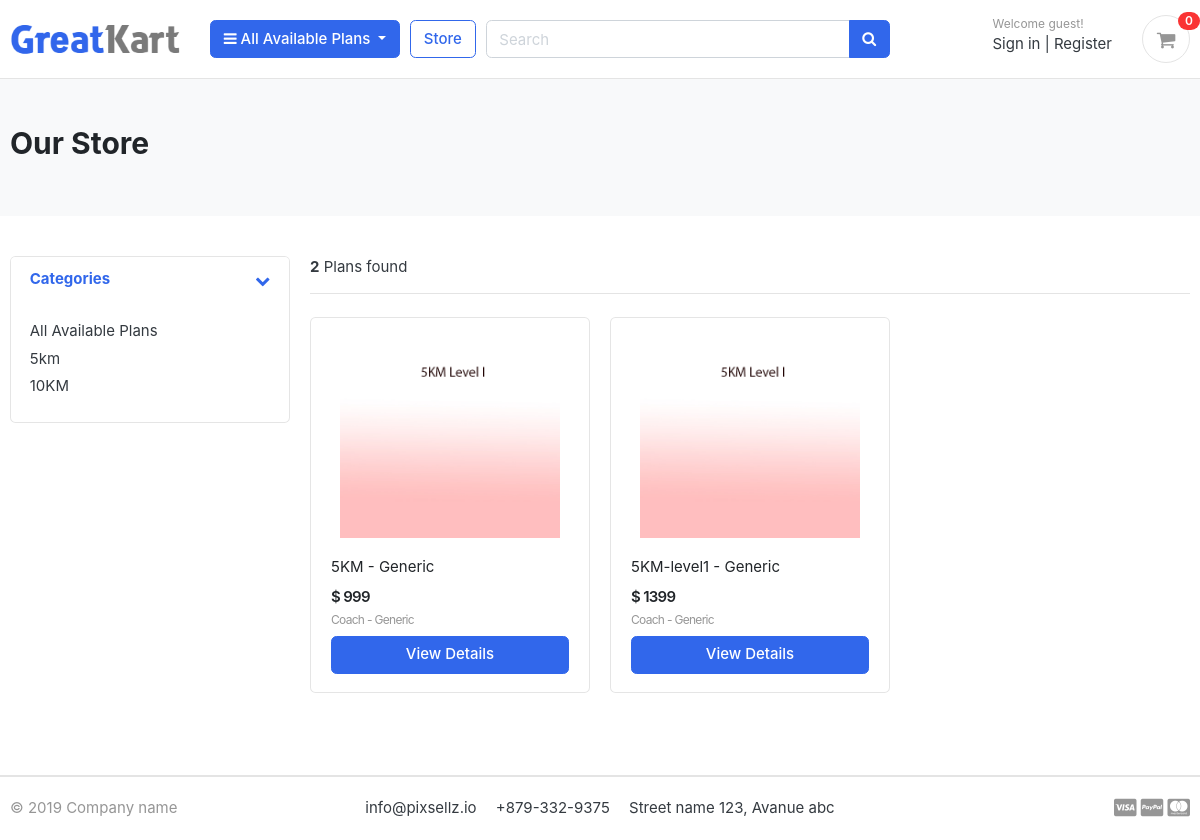
/store/, run on the app's committed database.
### category/models.py (models this page shows, shortened)
class Category(models.Model):
    category_name = models.CharField(max_length=50, unique=True)
    slug = models.SlugField(max_length=100, unique=True)
    description = models.TextField(max_length=255, blank=True)
    cat_image = models.ImageField(upload_to='photos/categories', blank=True)
    class Meta:
        verbose_name = 'category'
        verbose_name_plural = 'categories'
    def get_url(self):
            return reverse('products_by_category', args=[self.slug])

### store/models.py (models this page shows, shortened)
class Product(models.Model):
    product_name    = models.CharField(max_length=200, unique=True)
    slug            = models.SlugField(max_length=200, unique=True)
    description     = models.TextField(max_length=500, blank=True)
    price           = models.IntegerField()
    images          = models.ImageField(upload_to='photos/products')
    coach           = models.CharField(max_length=500, blank=True, default='Generic')
    is_available    = models.BooleanField(default=True)
    category        = models.ForeignKey(Category, on_delete=models.CASCADE)
    created_date    = models.DateTimeField(auto_now_add=True)
    modified_date   = models.DateTimeField(auto_now=True)
    level           = models.CharField(max_length=255,choices=[('1','Level 1'),('2','Level II'),('3','Level III')],default="1")
    def get_url(self):
        return reverse('product_detail', args=[self.category.slug, self.slug])

### store/views.py (the view)
# urls.py: path('store/', include('store.urls')),
def store(request, category_slug=None):
    categories = None
    products = None
    if category_slug != None:
        categories = get_object_or_404(Category, slug=category_slug)
        products = Product.objects.filter(category=categories, is_available=True)
        paginator = Paginator(products, 6)
        page = request.GET.get('page')
        paged_products = paginator.get_page(page)
        product_count = products.count()
    else:
        products = Product.objects.all().filter(is_available=True).order_by('id')
        paginator = Paginator(products, 6)
        page = request.GET.get('page')
        paged_products = paginator.get_page(page)
        product_count = products.count()
    context = {
        'products': paged_products,
        'product_count': product_count,
    }
    return render(request, 'store/store.html', context)

### carts/context_processors.py (called while the page is built)
def counter(request):
    cart_count = 0
    if 'admin' in request.path:
        return {}
    else:
        try:
            cart = Cart.objects.filter(cart_id=_cart_id(request))
            if request.user.is_authenticated:
                cart_items = CartItem.objects.all().filter(user=request.user)
            else:
                cart_items = CartItem.objects.all().filter(cart=cart[:1])
            for cart_item in cart_items:
                cart_count += cart_item.quantity
        except Cart.DoesNotExist:
            cart_count = 0
    return dict(cart_count=cart_count)

### carts/views.py (called while the page is built)
def _cart_id(request):
    cart = request.session.session_key
    if not cart:
        cart = request.session.create()
    return cart

### category/context_processors.py (called while the page is built)
def menu_links(request):
    links = Category.objects.all()
    return dict(links=links)

### templates/store/store.html (shortened to what this page needs)
{% extends 'base.html' %}
{% load static %}
{% block content %}
<section class="section-pagetop bg">
<div class="container">
	{% if 'search' in request.path %}
		<h2 class="title-page">Search Result</h2>
	{% else %}
		<h2 class="title-page">Our Store</h2>
	{% endif %}
</div>
</section>
<section class="section-content padding-y">
<div class="container">
<div class="row">
	<aside class="col-md-3">
<div class="card">
	<article class="filter-group">
		<header class="card-header">
			<a href="#" data-toggle="collapse" data-target="#collapse_1" aria-expanded="true" class="">
				<i class="icon-control fa fa-chevron-down"></i>
				<h6 class="title">Categories</h6>
			</a>
		</header>
		<div class="filter-content collapse show" id="collapse_1" style="">
			<div class="card-body">
				<ul class="list-menu">
					<li><a href="{% url 'store' %}">All Available Plans</a></li>
					{% for category in links %}
				<li><a href="{{ category.get_url }}">{{ category.category_name }}  </a></li>
					{% endfor %}
				</ul>
			</div>
		</div>
	</article>
</div>
	</aside>
	<main class="col-md-9">
<header class="border-bottom mb-4 pb-3">
		<div class="form-inline">
			<span class="mr-md-auto"><b>{{ product_count }}</b> Plans found </span>
		</div>
</header>
<div class="row">
	{% if products %}
	{% for product in products %}
	<div class="col-md-4">
		<figure class="card card-product-grid">
			<div class="img-wrap">
				<a href="{{ product.get_url }}"><img src="{{ product.images.url }}"></a>
				<br>
			</div>
			<figcaption class="info-wrap">
				<div class="fix-height">
					<a href="{{ product.get_url }}" class="title">{{ product.product_name }} - {{ product.coach }}</a>
					<div class="price-wrap mt-2">
						<span class="price">$ {{ product.price }}</span>
						<br>
						<small class="title text-muted">Coach - {{ product.coach }}</small>
					</div>
				</div>
				<a href="{{ product.get_url }}" class="btn btn-block btn-primary">View Details </a>
			</figcaption>
		</figure>
	</div>
	{% endfor %}
	{% else %}
	<div>
		<h2>No result found. Please try again.</h2>
	</div>
	{% endif %}
</div>
	</main>
</div>
</div>
</section>
{% endblock %}

### static/css/ui.css (style rules this page uses)
html { font-family: "Inter", sans-serif; font-size: 15px; }
.img-wrap { text-align: center; display: block; }
.img-wrap img { max-width: 100%; }
.price-wrap { letter-spacing: -0.7px; }
.padding-y { padding-top: 40px; padding-bottom: 40px; }
figure { margin-bottom: 0; }
article:after, .form-group:after { display: block; clear: both; content: ""; }
.bg { background-color: #f8f9fa; }
.title-page { color: #212529; }
[class*=list-] li:after { visibility: hidden; display: block; content: ""; overflow: hidden; height: 0; clear: both; }
.list-menu { list-style: none; margin: 0; padding-left: 0; }
.list-menu li { margin-bottom: 5px; }
.list-menu a { color: #343a40; }
[class*=card-product] a.title { color: #212529; display: block; }
[class*=card-product] .img-wrap { overflow: hidden; position: relative; }
[class*=card-product] .img-wrap img { height: 100%; max-width: 100%; width: auto; display: inline-block; -o-object-fit: cover; object-fit: cover; }
.card-product-grid { margin-bottom: 20px; }
.card-product-grid .img-wrap { border-radius: 0.2rem 0.2rem 0 0; height: 220px; }
.card-product-grid .info-wrap { overflow: hidden; padding: 18px 20px; }
.card-product-grid .fix-height { height: 80px; overflow: hidden; }
.card .img-wrap { overflow: hidden; }
.price { font-weight: 600; color: #212529; }
.icon-control { margin-top: 5px; float: right; font-size: 80%; }
.card-header .title { margin-bottom: 0; line-height: 1.5; }
.filter-group { border-bottom: 1px solid #e4e4e4; }
.filter-group .card-header { border-bottom: 0; }
.filter-group:last-child { border-bottom: 0; }
.section-pagetop { padding: 45px 0; }

### data on the page
Category: category_name "5km"
Category: category_name "10KM"
Product: images (picture), product_name "5KM", coach "Generic", price "999"
Product: images (picture), product_name "5KM-level1", coach "Generic", price "1399"

### other printed values
{{ cart_count }} "0"
{{ product_count }} "2"
